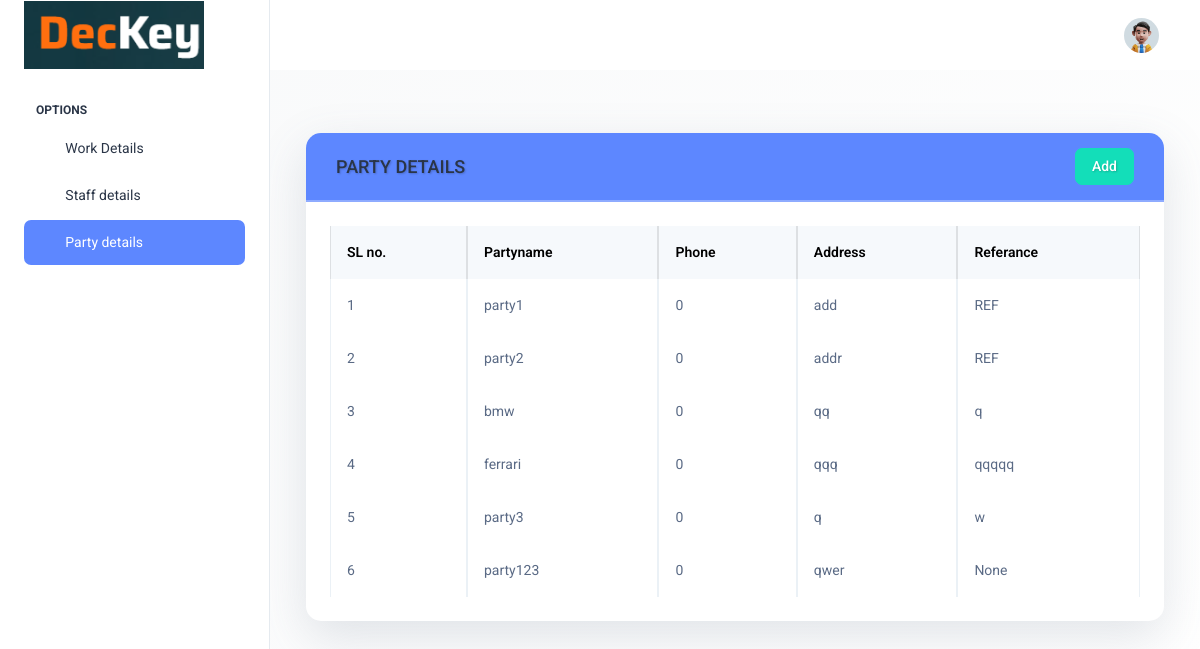
The page /view_party (signed in) on the database as committed earlier.
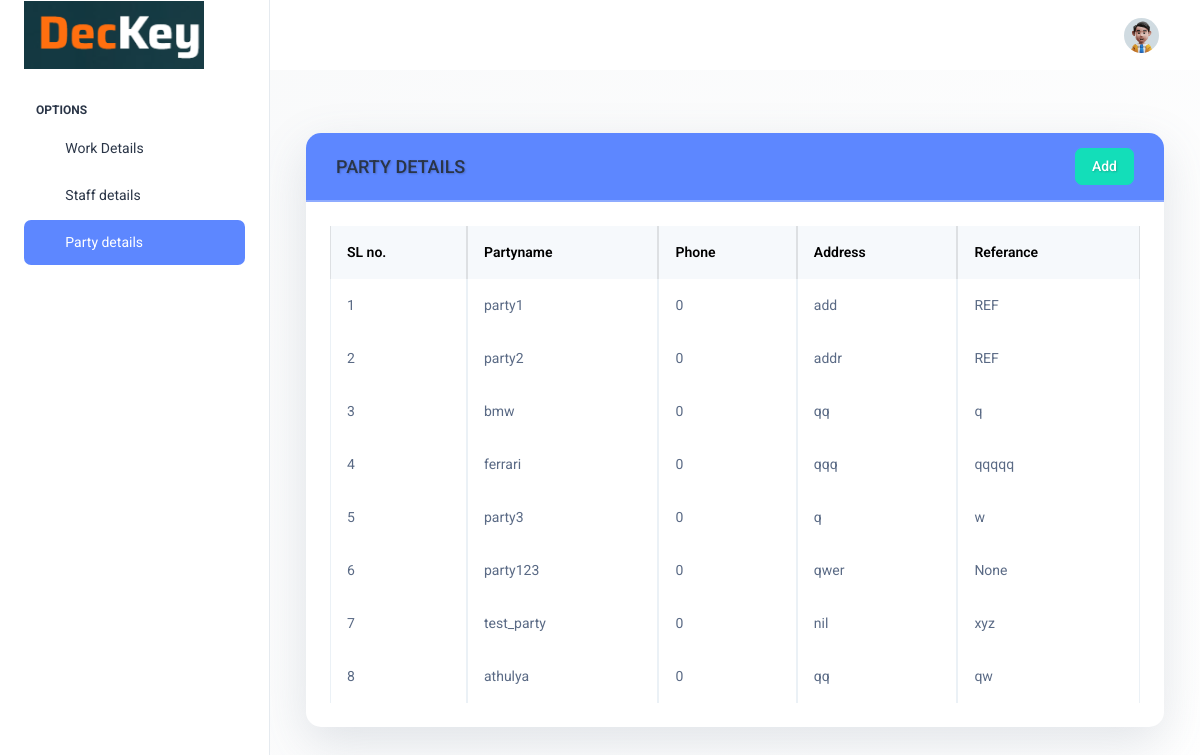
The same page on the database as committed later.
### dec_app/models.py (models this page shows, shortened)
class Party(models.Model):
    Party_name = models.CharField(max_length=50)
    party_phone_number = models.CharField(max_length=10,default= 0000000000)
    party_address = models.CharField(max_length=100)
    referance = models.CharField(max_length=10,blank=True,null=True)

### dec_app/views.py (the view)
# urls.py: path("view_party",views.view_party,name="view_party"),
@login_required(login_url='loginpage')
def view_party(request):
    data = Party.objects.all()
    return render(request, 'views_party.html', {'data': data})

### templates/views_party.html (shortened to what this page needs)
{% extends 'userpage.html' %}
{% block content %}
<div class="container-fluid my-5">
    <div class="card shadow-lg border-0 slide-in">
        <div class="card-header bg-primary text-white d-flex align-items-center justify-content-between">
            <h4 class="card-title mb-0">PARTY DETAILS</h4>
            <a href="{% url 'add_party' %}" class="btn btn-success" role="button" aria-pressed="true">Add</a>
        </div>
        <div class="card-body p-4">
            <div class="table-responsive">
                <table class="table table-hover table-bordered align-middle">
                    <thead class="table-light">
                        <tr>
                            <th scope="col">SL no.</th>
                            <th scope="col">Partyname</th>
                            <th scope="col">Phone</th>
                            <th scope="col">Address</th>
                            <th scope="col">Referance</th>
                        </tr>
                    </thead>
                    <tbody>
                        {% for i in data %}
                        <tr class="fade-in-row">
                            <td>{{forloop.counter}}</td>
                            <td>{{ i.Party_name }}</td>
                            <td>{{ i.party_phone_number }}</td>
                             <td>{{ i.party_address }}</td>
                             <td>{{ i.referance }}</td>
                        </tr>
                        {% endfor %}
                    </tbody>
                </table>
            </div>
        </div>
    </div>
</div>
<link href="https://cdn.jsdelivr.net/npm/bootstrap-icons/font/bootstrap-icons.css" rel="stylesheet">
{% endblock %}

Rows that differ between the two databases and show on the page:
added Party: Party_name "test_party", party_phone_number "0", party_address "nil", referance "xyz"
added Party: Party_name "athulya", party_phone_number "0", party_address "qq", referance "qw"
